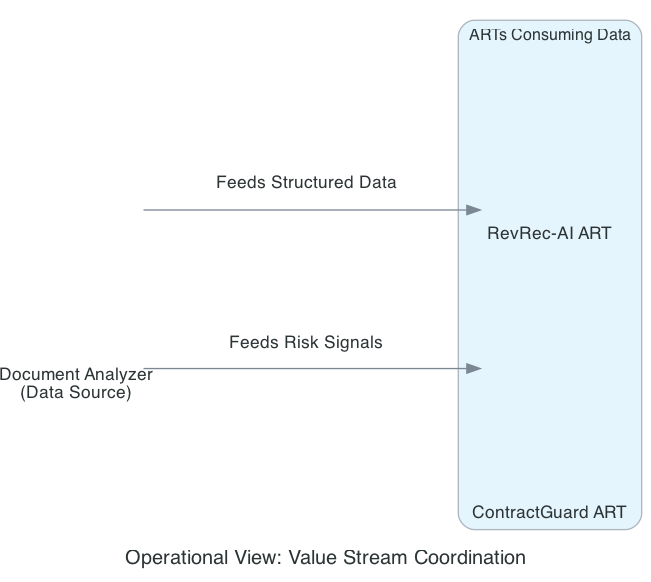

Generate this figure with Python:
from diagrams import Diagram, Cluster, Edge
from diagrams.generic.blank import Blank

graph_attr = {"pad": "0.1", "nodesep": "1.0", "ranksep": "1.5", "bgcolor": "transparent"}

with Diagram("Operational View: Value Stream Coordination", show=False, filename="doc_value_stream_coord", direction="LR", graph_attr=graph_attr):
    analyzer = Blank("Document Analyzer\n(Data Source)")
    
    with Cluster("ARTs Consuming Data"):
        revrec = Blank("RevRec-AI ART")
        contract = Blank("ContractGuard ART")
        
    analyzer >> Edge(label="Feeds Structured Data") >> revrec
    analyzer >> Edge(label="Feeds Risk Signals") >> contract
